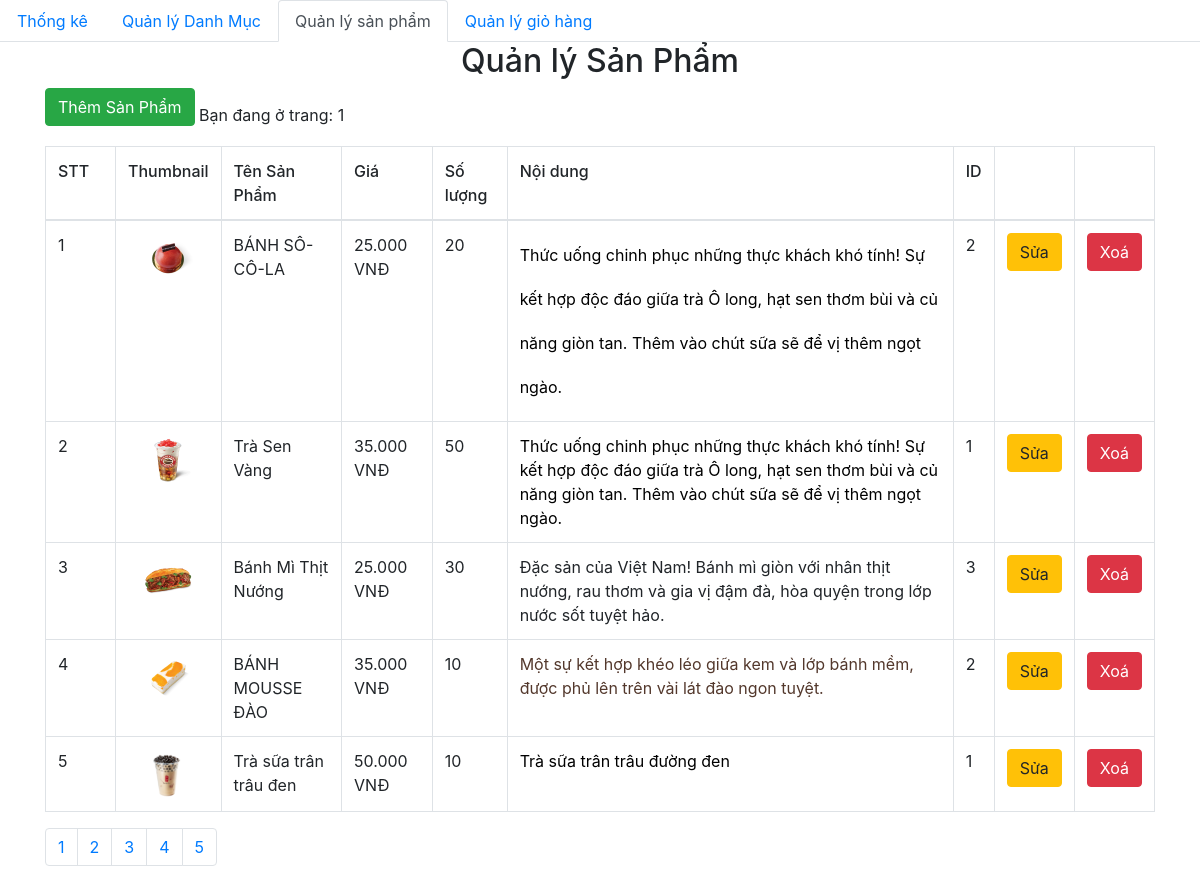
Screenshot of /admin/product/index.php with the database file from the repository.
### tables this page shows
CREATE TABLE `product` (
  `id` int(11) NOT NULL,
  `title` varchar(200) NOT NULL,
  `price` float NOT NULL,
  `number` float NOT NULL,
  `thumbnail` varchar(500) NOT NULL,
  `content` longtext NOT NULL,
  `id_category` int(11) NOT NULL,
  `created_at` datetime DEFAULT NULL,
  `updated_at` datetime DEFAULT NULL
);

### admin/database/dbhelper.php (called while the page is built, shortened)
<?php
function executeResult($sql)
{
	$con = mysqli_connect(HOST, USERNAME, PASSWORD, DATABASE);
	$result = mysqli_query($con, $sql);
	$data   = [];
	while ($row = mysqli_fetch_array($result, 1)) {
		$data[] = $row;
	}
	return $data;
}

### admin/product/index.php (the view, shortened to what this page needs)
<?php
require_once('../database/dbhelper.php');
?>
<!DOCTYPE html>
<html>
<head>
    <link rel="stylesheet" href="https://maxcdn.bootstrapcdn.com/bootstrap/4.4.1/css/bootstrap.min.css">
</head>
<body>
    <ul class="nav nav-tabs">
        <li class="nav-item">
            <a class="nav-link" href="../index.php">Thống kê</a>
        </li>
        <li class="nav-item">
            <a class="nav-link " href="../category/">Quản lý Danh Mục</a>
        </li>
        <li class="nav-item">
            <a class="nav-link active" href="../product/">Quản lý sản phẩm</a>
        </li>
        <li class="nav-item">
            <a class="nav-link" href="../dashboard.php">Quản lý giỏ hàng</a>
        </li>
    </ul>
    <div class="container">
        <div class="panel panel-primary">
            <div class="panel-heading">
                <h2 class="text-center">Quản lý Sản Phẩm</h2>
            </div>
            <a href="add.php">
                <button class=" btn btn-success" style="margin-bottom:20px">Thêm Sản Phẩm</button>
            </a>
            <table class="table table-bordered table-hover">
                <thead>
                    <tr style="font-weight: 500;">
                        <td width="70px">STT</td>
                        <td>Thumbnail</td>
                        <td>Tên Sản Phẩm</td>
                        <td>Giá</td>
                        <td>Số lượng</td>
                        <td>Nội dung</td>
                        <td>ID</td>
                        <td width="50px"></td>
                        <td width="50px"></td>
                    </tr>
                </thead>
                <tbody>
                    <?php
                    try {
                        if (isset($_GET['page'])) {
                            $page = $_GET['page'];
                        } else {
                            $page = 1;
                        }
                        $limit = 5;
                        $start = ($page - 1) * $limit;
                        $sql = "SELECT * FROM product limit $start,$limit";
                        executeResult($sql);
                        $productList = executeResult($sql);
                        $index = 1;
                        foreach ($productList as $item) {
                            echo '  <tr>
                    <td>' . ($index++) . '</td>
                    <td style="text-align:center">
                        <img src="' . $item['thumbnail'] . '" alt="" style="width: 50px">
                    </td>
                    <td>' . $item['title'] . '</td>
                    <td>' . number_format($item['price'], 0, ',', '.') . ' VNĐ</td>
                    <td>' . $item['number'] . '</td>
                    <td>' . $item['content'] . '</td>
                    <td>' . $item['id_category'] . '</td>
                    <td>
                        <a href="add.php?id=' . $item['id'] . '">
                            <button class=" btn btn-warning">Sửa</button>
                        </a>
                    </td>
                    <td>
                    <button class="btn btn-danger" onclick="deleteProduct(' . $item['id'] . ')">Xoá</button>
                    </td>
                </tr>';
                        }
                    } catch (Exception $e) {
                        die("Lỗi thực thi sql: " . $e->getMessage());
                    }
                    ?>
                </tbody>
            </table>
        </div>
        <ul class="pagination">
            <?php
            $sql = "SELECT * FROM `product`";
            $conn = mysqli_connect(HOST, USERNAME, PASSWORD, DATABASE);
            $result = mysqli_query($conn, $sql);
            if (mysqli_num_rows($result)) {
                $numrow = mysqli_num_rows($result);
                $current_page = ceil($numrow / 5);
            }
            for ($i = 1; $i <= $current_page; $i++) {
                if ($i == $current_page) {
                    echo '
            <li class="page-item"><a class="page-link" href="?page=' . $i . '">' . $i . '</a></li>';
                } else {
                    echo '
            <li class="page-item"><a class="page-link" href="?page=' . $i . '">' . $i . '</a></li>
                    ';
                }
            }
            ?>
        </ul>
    </div>
</body>
</html>

### rows the page displays
product: thumbnail (picture), title "BÁNH SÔ-CÔ-LA", price "25.000", number "20", content "Thức uống chinh phục những thực khách khó tính! Sự kết hợp độc đáo giữa trà Ô long, hạt sen thơm bùi và củ năng giòn tan. Thêm vào chút sữa sẽ để vị thêm ngọt ngào.", id_category "2"
product: thumbnail (picture), title "Trà Sen Vàng", price "35.000", number "50", content "Thức uống chinh phục những thực khách khó tính! Sự kết hợp độc đáo giữa trà Ô long, hạt sen thơm bùi và củ năng giòn tan. Thêm vào chút sữa sẽ để vị thêm ngọt ngào.", id_category "1"
product: thumbnail (picture), title "Bánh Mì Thịt Nướng", price "25.000", number "30", content "Đặc sản của Việt Nam! Bánh mì giòn với nhân thịt nướng, rau thơm và gia vị đậm đà, hòa quyện trong lớp nước sốt tuyệt hảo.", id_category "3"
product: thumbnail (picture), title "BÁNH MOUSSE ĐÀO", price "35.000", number "10", content "Một sự kết hợp khéo léo giữa kem và lớp bánh mềm, được phủ lên trên vài lát đào ngon tuyệt.", id_category "2"
product: thumbnail (picture), title "Trà sữa trân trâu đen", price "50.000", number "10", content "Trà sữa trân trâu đường đen", id_category "1"
